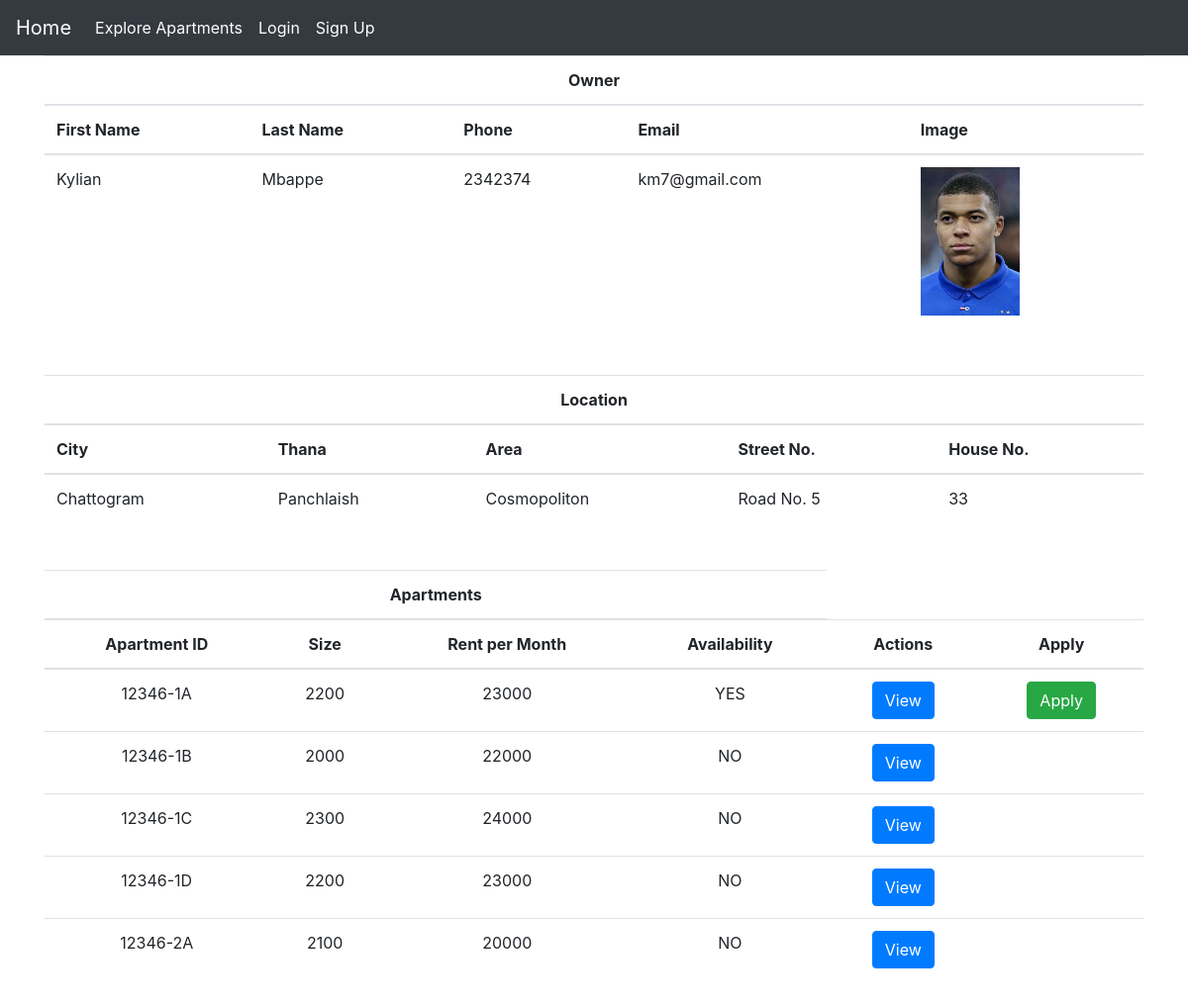
The app's page /displayApartment.php?id=12346 with its own data.
### tables this page shows
CREATE TABLE `owner` (
  `first_name` varchar(100) NOT NULL,
  `last_name` varchar(100) NOT NULL,
  `phone` varchar(100) NOT NULL,
  `email` varchar(100) NOT NULL,
  `image` varchar(100) NOT NULL
);

CREATE TABLE `location` (
  `holdingNumber` bigint(20) NOT NULL,
  `street` varchar(100) NOT NULL,
  `city` varchar(100) NOT NULL,
  `area` varchar(100) NOT NULL,
  `thana` varchar(100) NOT NULL,
  `houseNo` int(100) NOT NULL
);

CREATE TABLE `apartment` (
  `ApartmentID` varchar(100) NOT NULL,
  `holdingNumber` bigint(20) NOT NULL,
  `rentpermonth` double NOT NULL,
  `size` double NOT NULL,
  `availability` tinyint(1) NOT NULL DEFAULT 1,
  `BHK` int(100) NOT NULL,
  `available_from` date DEFAULT NULL
);

### displayApartment.php (the view, shortened to what this page needs)
<?php
    include_once('connect.php');
    if (isset($_GET['id'])) {
        $id = $_GET['id'];
    }
?>
<!doctype html>
<html lang="en">
  <head>
    <link rel="stylesheet" href="https://cdn.jsdelivr.net/npm/bootstrap@4.0.0/dist/css/bootstrap.min.css">
  </head>
  <body>
    <?php
        require_once('home/_nav.php');
    ?>
    <div class="container">
    <table class="table">
        <thead>
                <tr>
                    <th colspan="5" style="text-align:center">Owner</th>
                </tr>
                <tr>
                    <th scope="col">First Name</th>
                    <th scope="col">Last Name </th>
                    <th scope="col">Phone </th>
                    <th scope="col">Email</th>
                    <th scope="col">Image </th>
                </tr>
        </thead>
        <tbody>
            <?php
            if (isset($_GET['id'])) {
                $sql = "select * from `owner` where email= ANY (SELECT email from own where holdingNumber = $id)";
                $result = mysqli_query($con, $sql);
                if ($result) {
                    while ($row = mysqli_fetch_assoc($result)) {
                        if ($row) {
                            $fname = $row['first_name'];
                            $lname = $row['last_name'];
                            $phn = $row['phone'];
                            $email = $row['email'];
                            $img = $row['image'];
                            echo '<tr>
                            <td>' . $fname . '</td>
                            <td>' . $lname . '</td>
                            <td>' . $phn . '</td>
                            <td>' . $email . '</td>
                            <td> <img src="images/'.$img.'" alt="slow connection" width="100px"></td>';
                            echo '</tr>';
                        }
                    }
                }
            }
            ?>
        </tbody>
    </table>
    </div>
    <div class="container my-5" >
    <table class="table">
        <thead>
                <tr>
                    <th colspan="5" style="text-align:center">Location</th>
                </tr>
                <tr>
                    <th scope="col">City</th>
                    <th scope="col">Thana </th>
                    <th scope="col">Area</th>
                    <th scope="col">Street No.</th>
                    <th scope="col">House No.</th>
                </tr>
        </thead>
        <tbody>
            <?php
            if (isset($_GET['id'])) {
                $id = $_GET['id'];
                $sql = "select * from `location` where holdingNumber=$id";
                $result = mysqli_query($con, $sql);
                if ($result) {
                    $row = mysqli_fetch_assoc($result);
                    if ($row) {
                            $city = $row['city'];
                        $thana = $row['thana'];
                        $area = $row['area'];
                        $strt = $row['street'];
                        $house = $row['houseNo'];
                            echo '
                            <td>'.$city.'</td>
                            <td>'.$thana.'</div></td>
                            <td>'.$area.'</div></td>
                            <td>'.$strt.'</div></td>
                            <td>'.$house.'</div></td>
                            </tr>';
                    }
                }
            }
            ?>
    <div class="container my-5">
    <table class="table">
        <thead>
                <tr>
                    <th colspan="4" style="text-align:center">Apartments</th>
                </tr>
                <tr>
                    <th scope="col" style="text-align: center;">Apartment ID</th>
                    <th scope="col" style="text-align: center;">Size </th>
                    <th scope="col" style="text-align: center;">Rent per Month</th>
                    <th scope="col" style="text-align: center;">Availability</th>
                    <th scope="col" style="text-align: center;">Actions</th>
                    <th scope="col" style="text-align: center;">Apply</th>
                </tr>
        </thead>
        <tbody>
            <?php
            if (isset($_GET['id'])) {
                $id = $_GET['id'];
                $sql = "select * from `apartment` where holdingNumber=$id";
                $result=mysqli_query($con, $sql);
                if ($result) {
                    while ($row=mysqli_fetch_assoc($result)) {
                        $aID=$row['ApartmentID'];
                        $size=$row['size'];
                        $rpdn=$row['rentpermonth'];
                        $avl=$row['availability'] ? "YES" : "NO";
                        echo '<tr>
                                <td style="text-align: center;">'.$aID.'</td>
                                <td style="text-align: center;">'.$size.'</td>
                                <td style="text-align: center;">'.$rpdn.'</td>
                                <td style="text-align: center;">'.$avl.'</td>
                                <td style="text-align: center;"><a href="Building/Apartments/view_apartment.php">
                                    <button class="btn btn-primary">View</button></a></td>';
                        if ($row['availability'] && !isset($_SESSION['email'])) {
                            echo '<td style="text-align: center;"><a href="#">
                                <button class="btn btn-success">Apply</button></a></td>';
                        } else
                            echo '<td></td>';
                        echo '</tr>';
                    }
                }
            }
            ?>
    </tbody>
        </table>
    </div>
 </body>
</html>

### records on screen
owner: first_name "Kylian", last_name "Mbappe", phone "2342374", email "km7@gmail.com"
location: city "Chattogram", thana "Panchlaish", area "Cosmopoliton", street "Road No. 5", houseNo "33"
apartment: ApartmentID "12346-1A", size "2200", rentpermonth "23000", availability "YES", shows "Apply"
apartment: ApartmentID "12346-1B", size "2000", rentpermonth "22000", availability "NO"
apartment: ApartmentID "12346-1C", size "2300", rentpermonth "24000", availability "NO"
apartment: ApartmentID "12346-1D", size "2200", rentpermonth "23000", availability "NO"
apartment: ApartmentID "12346-2A", size "2100", rentpermonth "20000", availability "NO"
